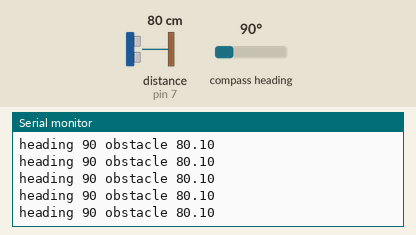
Bench run of a sketch on a simulated Arduino Uno, built with avr-gcc and run on an emulated ATmega328P. On the bench: the last lines printed to the serial monitor. Wiring (inferred from the names in the program): ultrasonic range finder: trigger pin 6; echo pin 7. The test bench sets the inputs (shaded band); at power-on: distance to the obstacle (sensor on pin 7) 80 cm, compass heading 90°. The echo pulse lasts 58.3 µs per cm.

Above: at 1.2 s.
1.3 s: distance to the obstacle (sensor on pin 7) set to 60 cm
At 1.47 s:
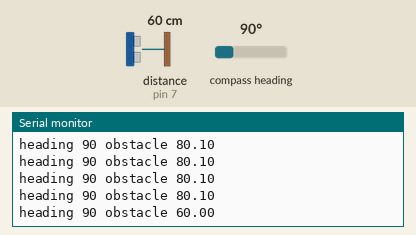
4.3 s: distance to the obstacle (sensor on pin 7) set to 18 cm
At 4.4 s:
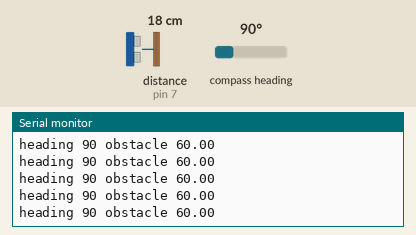
7.3 s: compass heading set to 7°
At 7.41 s:
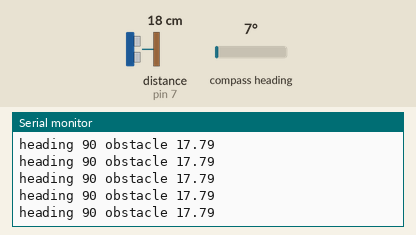
8.8 s: distance to the obstacle (sensor on pin 7) set to 2 cm
At 8.84 s:
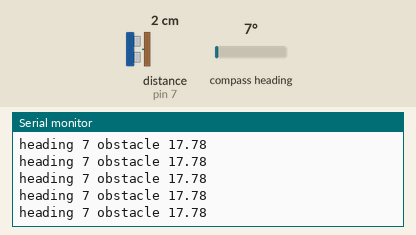
11.8 s: distance to the obstacle (sensor on pin 7) set to 35 cm
At 11.91 s:
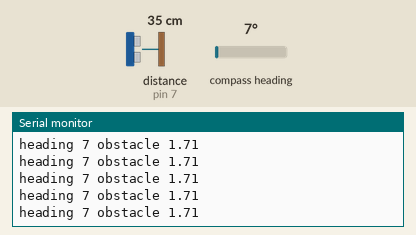
14.8 s: compass heading set to 90°
At 14.92 s:
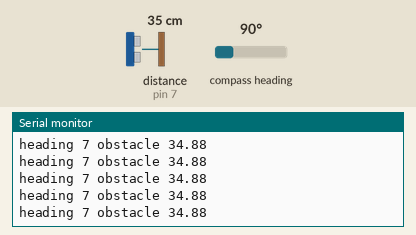
Timing chart, 0 to 17.3 s (numbered marks = the images above; inputs shaded):
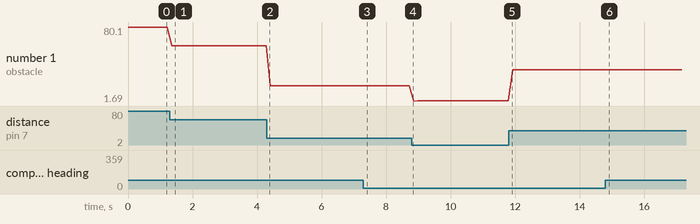

Measured:
- after the input at 1.3 s, the serial monitor: prints a new line after 0.05 s (image 1)
- plotted number 1: 80.1 → 60 after the input at 1.3 s, 60 → 17.79 after the input at 4.3 s, 17.78 → 1.71 after the input at 8.8 s, 1.71 → 34.88 after the input at 11.8 s, 34.88 → 34.86 after the input at 14.8 s

The sketch:

gy87.ino
```cpp
#include "MPU6050.h"
#include "QMC5883L.h"

QMC5883L compass;
MPU6050 accelgyro;

const int pingPin = 6; // Trigger Pin of Ultrasonic Sensor
const int echoPin = 7; // Echo Pin of Ultrasonic Sensor

void setup()
{
  pinMode(pingPin, OUTPUT);
  pinMode(echoPin, INPUT);
  compass.init();
  accelgyro.initialize();
  accelgyro.setI2CBypassEnabled(true);
  Serial.begin(9600);
}


void loop()
{
  //  int r;
  //  int16_t x, y, z, t;
  //  r = compass.readRaw(&x, &y, &z, &t);
  //  //Serial.println(String(x) + " " + String(y) + " " + String(z)+ " "+ String(t));


  double duration, inches, cm;
  digitalWrite(pingPin, LOW);
  delayMicroseconds(2);
  digitalWrite(pingPin, HIGH);
  delayMicroseconds(10);
  digitalWrite(pingPin, LOW);
  duration = pulseIn(echoPin, HIGH);
  cm = microsecondsToCentimeters(duration);

  Serial.println("heading " +String(compass.readHeading())+ " obstacle " + String(cm));
  Serial.flush();

  delay(100);

}

double microsecondsToCentimeters(long microseconds) {
   return (double)microseconds / 29 / 2;
}
```
